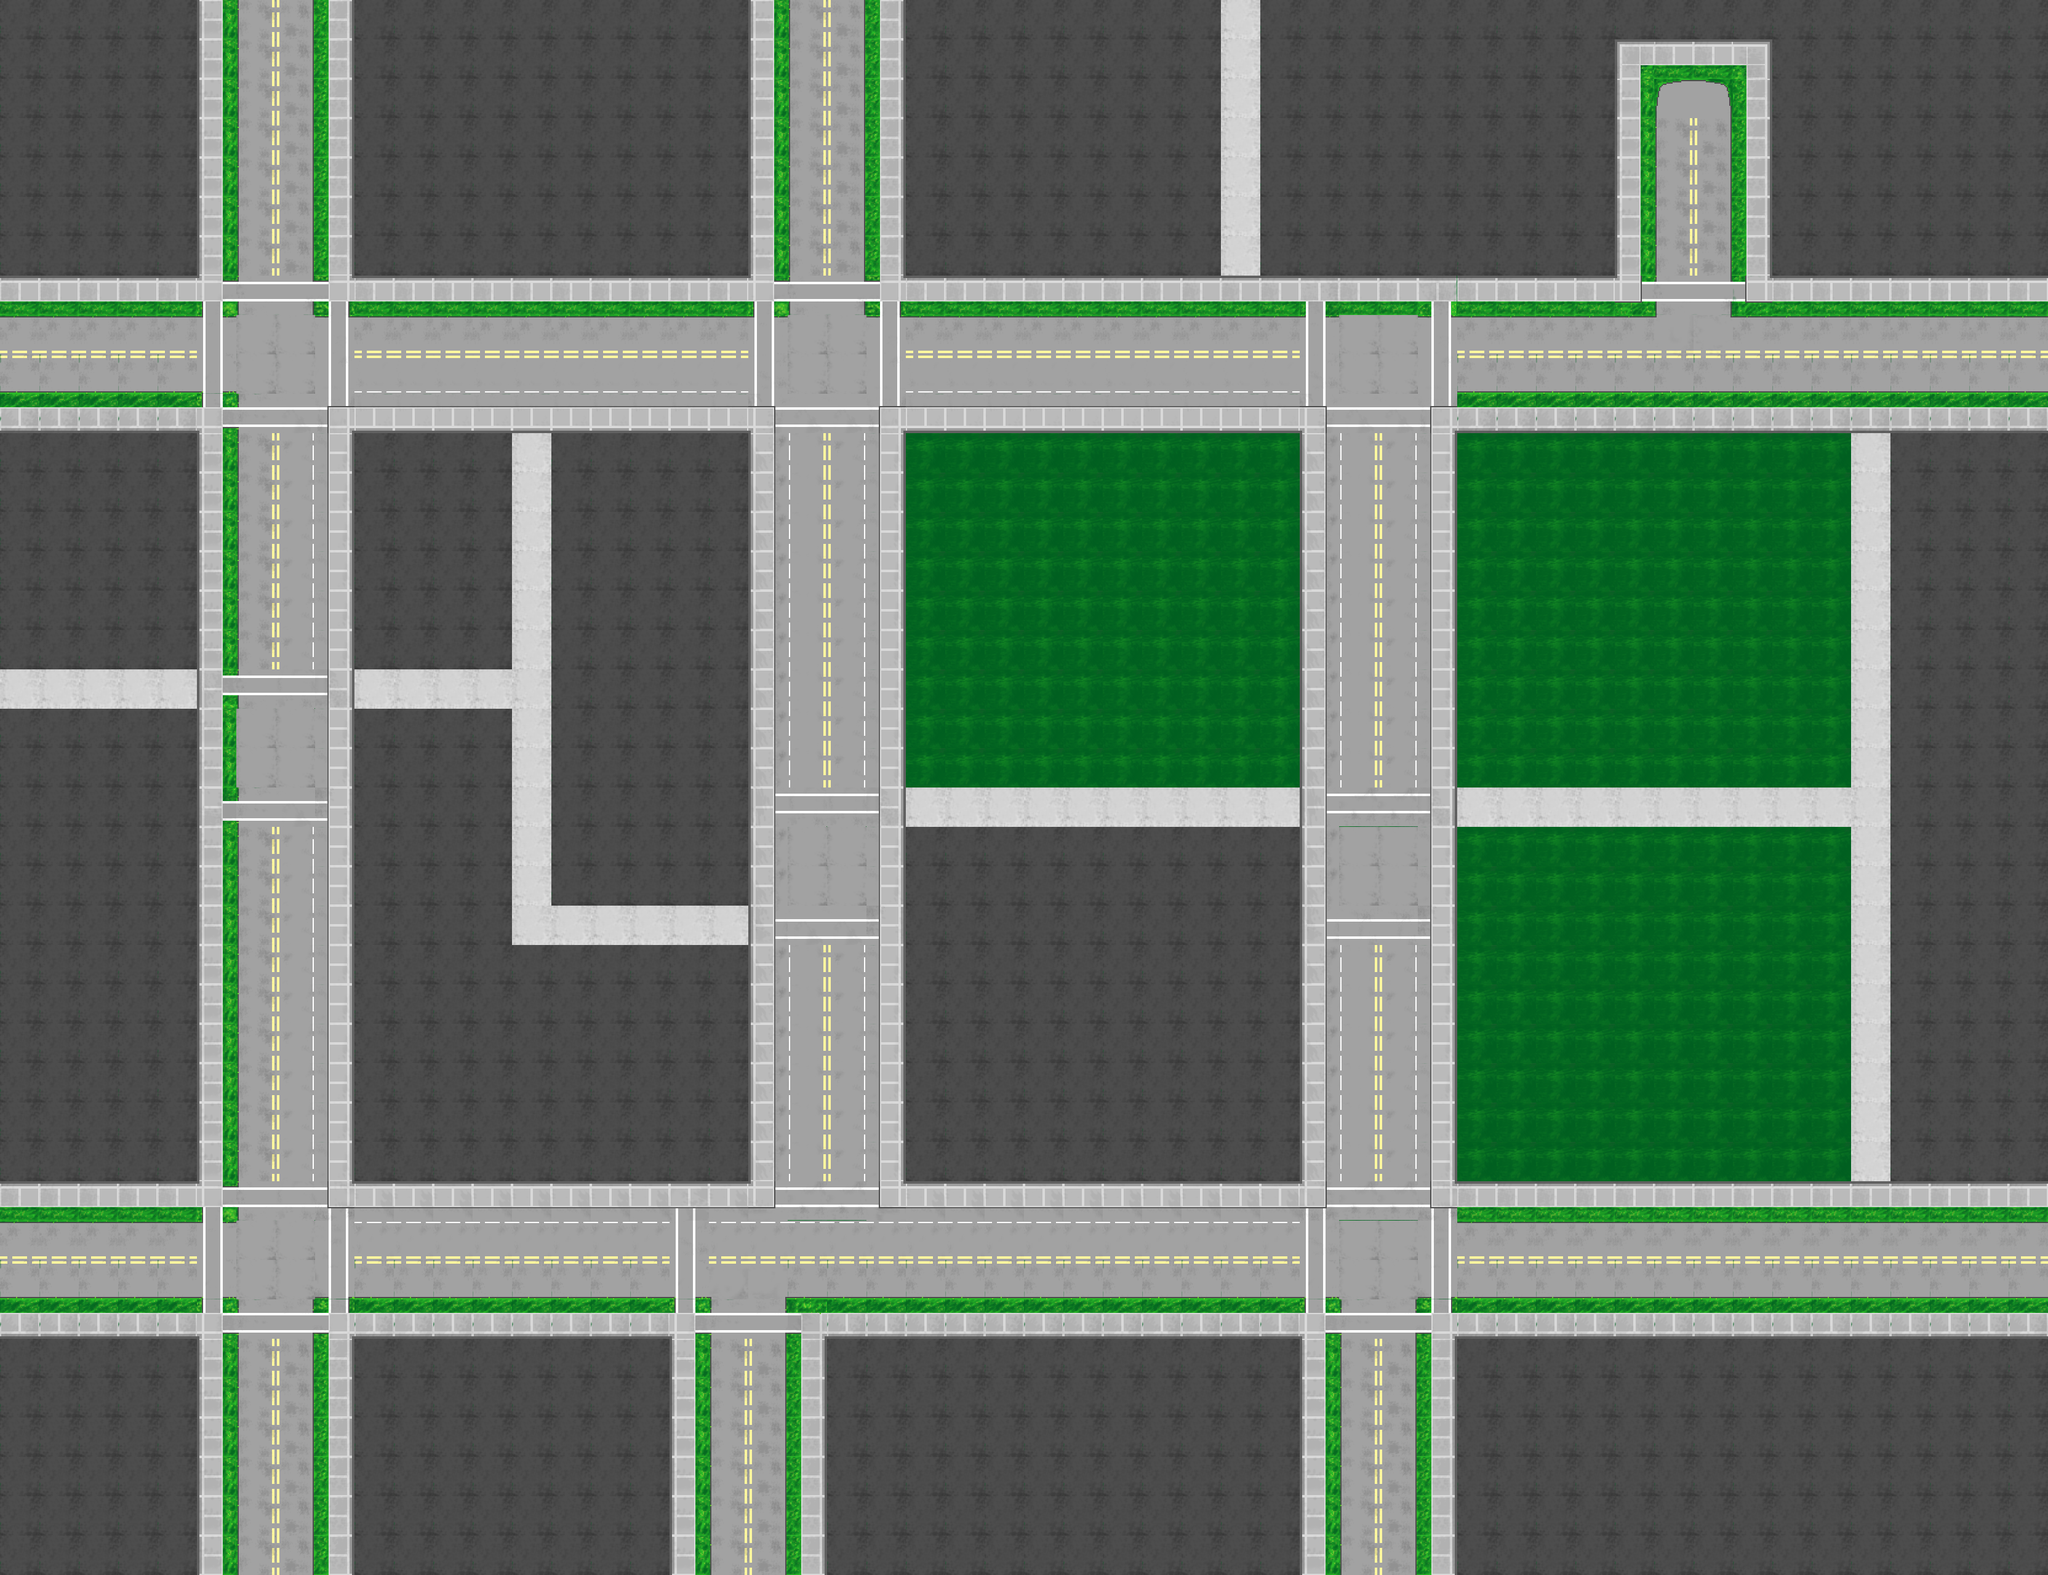

Rendered tile map (Tiled .tmx) drawn with the repository's tilesets; below, a short description and the map source with its tile grids summarised:
An orthogonal 52x40 tile map with 64x64 px tiles, 2 tile layers (Background, ForeGround).

<map version="1.0" orientation="orthogonal" renderorder="right-down" width="52" height="40" tilewidth="64" tileheight="64" nextobjectid="1">
 <tileset firstgid="1" name="CityTileset64" tilewidth="64" tileheight="64" tilecount="100" columns="10">
  <image source="CityTileset64.png" width="640" height="640" />
 </tileset>
 <layer name="Background" width="52" height="40">
  <data>[2080 cells, 2080 non-empty, 1 distinct tile ids]</data>
 </layer>
 <layer name="ForeGround" width="52" height="40">
  <data>[2080 cells, 2080 non-empty, 65 distinct tile ids]</data>
 </layer>
</map>